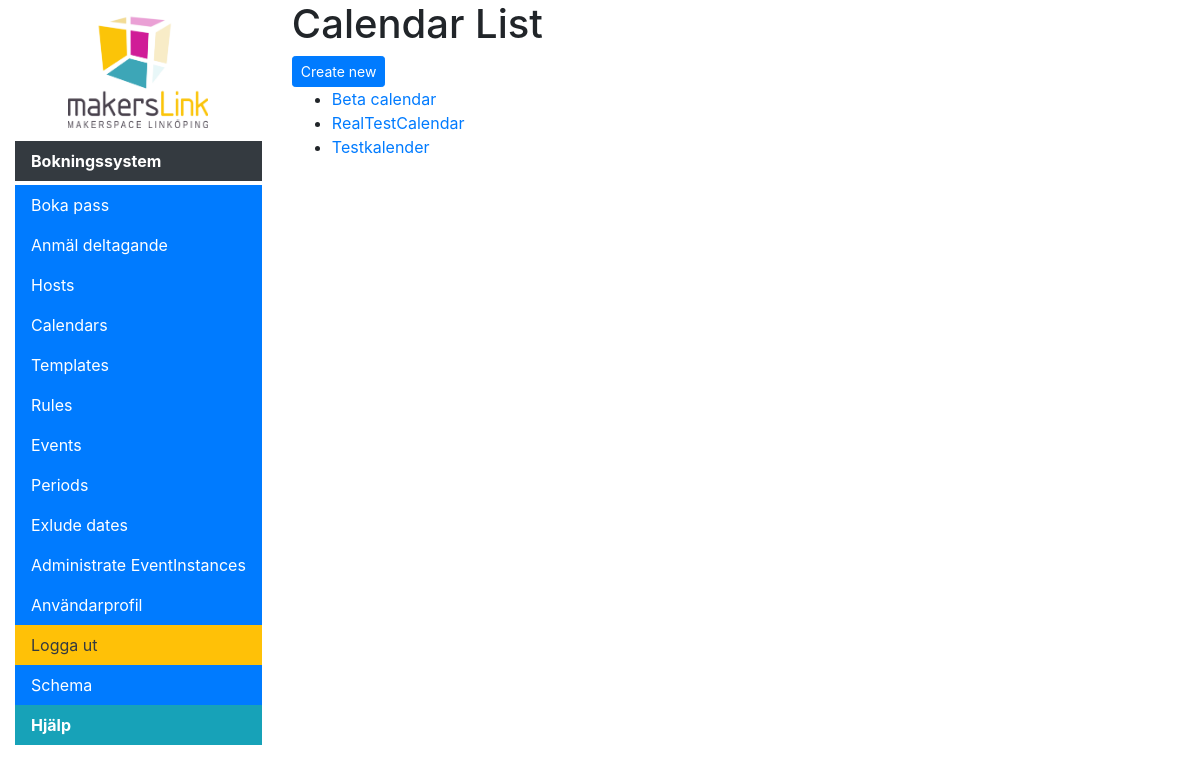
/scheduler/calendars (signed in), run on the app's committed database.
### scheduler/models.py (models this page shows, shortened)
class SchedulingCalendar(models.Model):
    TIMEZONES = (
        ("Europe/Stockholm", "Europe/Stockholm"),
    )
    id = models.UUIDField(primary_key=True, default=uuid.uuid4,
                          editable=False, help_text="Unique ID for this calendar")
    name = models.CharField(
        max_length=50, help_text="Enter a human-friendly name for this Google Calendar")
    google_calendar_id = models.CharField(
        max_length=250, help_text="Enter a calendar id")
    service_account_username = models.CharField(
        max_length=250, help_text="Enter the username for the service account used")
    timezone = models.CharField(
        max_length=50, choices=TIMEZONES, help_text='Calendar timezone')
    service_account = models.FileField(
        storage=client_secret_fs, help_text='Upload client_secret json-file', null=True, blank=True)
    scope = models.TextField(default="https://www.googleapis.com/auth/calendar",
                             help_text='Enter scope of api calls, change at your own risk')
    class Meta:
        ordering = ["name"]
    def get_absolute_url(self):
        return reverse('calendar-detail', args=[str(self.id)])

### scheduler/views.py (the view)
# urls.py: path('calendars', views.SchedulingCalendarListView.as_view(), name='calendars'),
class SchedulingCalendarListView(UserIsStaffMixin, generic.ListView):
    model = SchedulingCalendar

### scheduler/context_processors.py (called while the page is built)
def extra_menu_processor(request):
    extra = {}
    if hasattr(settings, "MENU_TITLE"):
    	extra['menu_title'] = settings.MENU_TITLE
    if hasattr(settings, "LOGO"):
        extra['logo'] = settings.LOGO
    if hasattr(settings, "MENU_EXTRA"):
        extra['menu_extra'] = settings.MENU_EXTRA
    return extra

### scheduler/views.py (called while the page is built)
    def test_func(self):
        return self.request.user.is_staff

### scheduler/templates/scheduler/schedulingcalendar_list.html
{% extends "base_generic.html" %}
{% block content %}
    <h1>Calendar List</h1>
    <div class="btn-toolbar">
      <div class="btn-group btn-group-toggle">
        <a class="btn btn-primary btn-sm" role="button" href="{% url 'calendar-create' %}">Create new</a>
      </div>
    </div>
    {% if schedulingcalendar_list %}
    <ul>
      {% for calendar in schedulingcalendar_list %}
      <li>
        <a href="{{ calendar.get_absolute_url }}">{{ calendar.name }}</a>
      </li>
      {% endfor %}
    </ul>
    {% else %}
      <p>No calendars have been created.</p>
    {% endif %}
{% endblock %}

### data on the page
SchedulingCalendar: name "Beta calendar"
SchedulingCalendar: name "RealTestCalendar"
SchedulingCalendar: name "Testkalender"

### other printed values
{{ menu_title }} "Bokningssystem"
{{ menu_item.name }} "Schema" "Hjälp"
